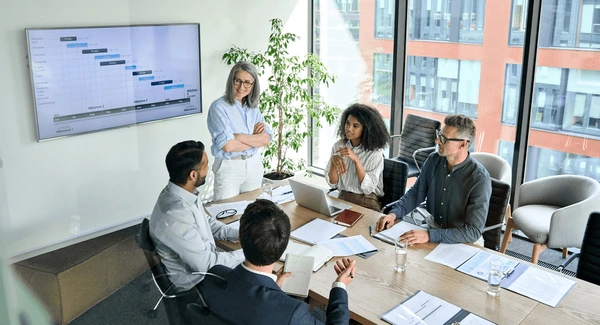
#> input picture meting.jpg, 600 x 325 px
$ python Isodata_Clustering.py
#> lines starting #> are read from the running program, lines starting #| are printed output that depends on the picture
import numpy as np
import cv2
from sklearn.cluster import KMeans

# Load an image (replace 'your_image.jpg' with the actual image file)
image_path = 'meting.jpg'
image = cv2.imread(image_path)
#> image is the input picture: shape (325, 600, 3); mean B, G, R 165.7, 164.9, 158
image = cv2.cvtColor(image, cv2.COLOR_BGR2RGB)

# Reshape the image to a 2D array of pixels
pixels = image.reshape((-1, 3))

# Apply ISODATA clustering (K-Means with dynamic cluster adaptation)
def isodata_clustering(data, max_clusters, min_samples=5, max_iter=100):
#> called with data = array of shape (195000, 3), max_clusters = 6, min_samples = 5, max_iter = 100
    kmeans = KMeans(n_clusters=max_clusters, random_state=42)
    kmeans.fit(data)
    labels = kmeans.labels_
    centers = kmeans.cluster_centers_

    for _ in range(max_iter):
        cluster_sizes = np.bincount(labels)
        mask = cluster_sizes > min_samples
        if mask.sum() == 0:
            break

        kmeans = KMeans(n_clusters=mask.sum(), random_state=42, init=centers[mask])
        kmeans.fit(data)
        labels = kmeans.labels_
        centers = kmeans.cluster_centers_

    return labels, centers

# Apply ISODATA clustering
num_clusters = 6  # Adjust the number of clusters as needed
isodata_labels, isodata_centers = isodata_clustering(pixels, num_clusters)
#> isodata_centers = [[94.31, 96.43, 88.58], [187.8, 202.6, 211.6], [145.8, 156.3, 156], [31.61, 39.06, 39.66], [226, 237.2, 238.8], [215.8, 190.2, 175.5]]

# Replace each pixel with its corresponding cluster center
segmented_image = isodata_centers[isodata_labels].reshape(image.shape)
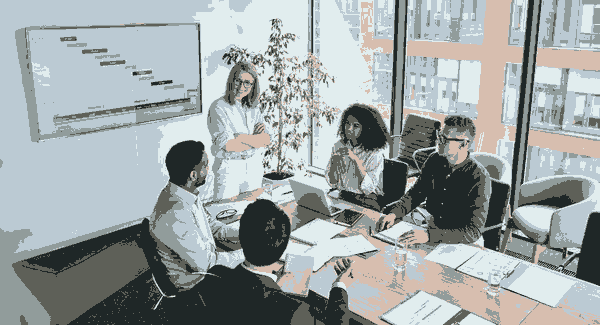
#> segmented_image: shape (325, 600, 3) float64; mean R, G, B 158, 164.9, 165.7

# Display the original and segmented images
cv2.imshow('Original Image', cv2.cvtColor(image, cv2.COLOR_RGB2BGR))
cv2.imshow('Segmented Image', cv2.cvtColor(segmented_image.astype(np.uint8), cv2.COLOR_RGB2BGR))
cv2.waitKey(0)
cv2.destroyAllWindows()

$ run again, with face-image.jpg copied over meting.jpg
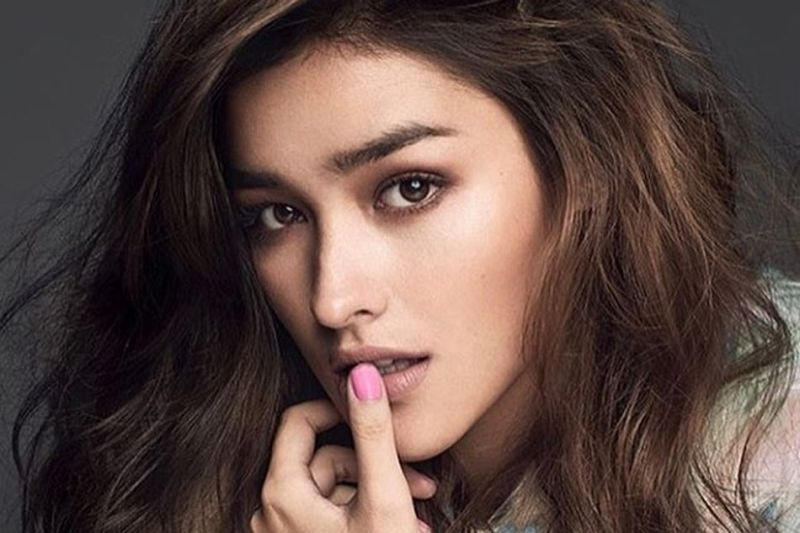
#> input picture face-image.jpg, 800 x 533 px
#> image is the input picture: shape (533, 800, 3); mean B, G, R 66.3, 72.1, 92.2
#> isodata_centers = [[233.5, 192.8, 173.6], [52.13, 37.49, 34.96], [129.6, 96.39, 83.39], [23.85, 14.36, 17.27], [190.2, 147.7, 129.1], [72.57, 59.81, 56.67]]
#> `segmented_image = isodata_centers[isodata_labels].reshape(image.shape)`:
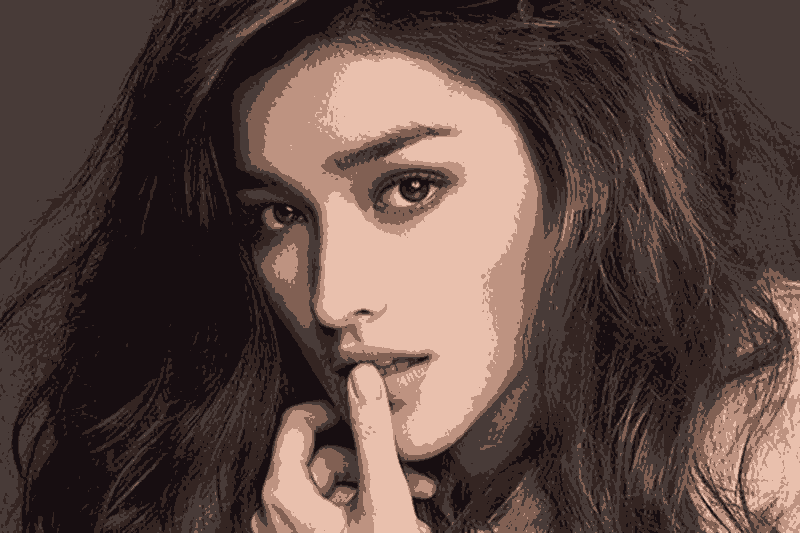
#> segmented_image: shape (533, 800, 3) float64; mean R, G, B 92.2, 72.1, 66.3

$ run again, with gambar.jpg copied over meting.jpg
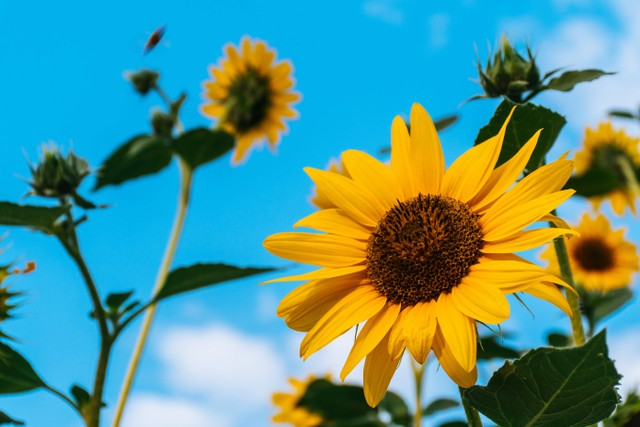
#> input picture gambar.jpg, 640 x 427 px
#> image is the input picture: shape (427, 640, 3); mean B, G, R 140.1, 148.7, 87.7
#> isodata_centers = [[40.12, 46.35, 13.85], [77.62, 182.9, 229.7], [183.2, 209.2, 229.6], [222.9, 157.3, 10.5], [7.49, 176, 233.6], [81.4, 118.1, 103]]
#> `segmented_image = isodata_centers[isodata_labels].reshape(image.shape)`:
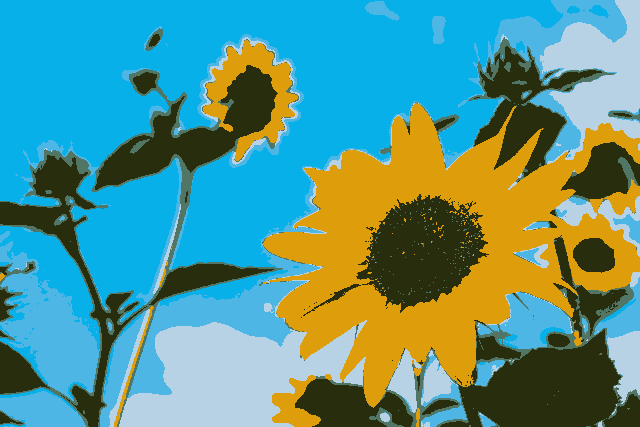
#> segmented_image: shape (427, 640, 3) float64; mean R, G, B 87.7, 148.7, 140.1

$ run again, with pegunungan.jpg copied over meting.jpg
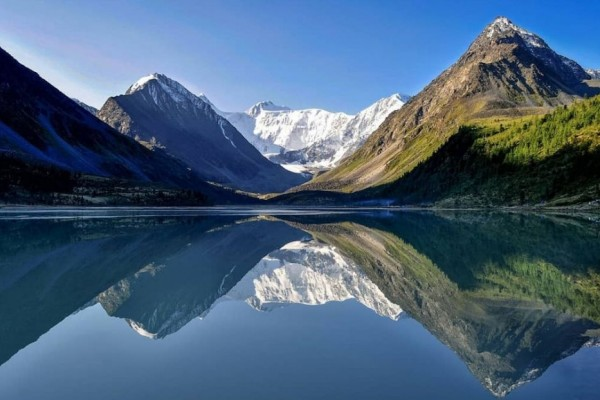
#> input picture pegunungan.jpg, 600 x 400 px
#> image is the input picture: shape (400, 600, 3); mean B, G, R 121.6, 97.1, 72.4
#> isodata_centers = [[119.1, 115, 85.67], [72.07, 104.2, 140], [179.6, 193.6, 215.1], [8.91, 24.36, 39.31], [37.34, 62.64, 84.29], [95.21, 145.6, 207.9]]
#> `segmented_image = isodata_centers[isodata_labels].reshape(image.shape)`:
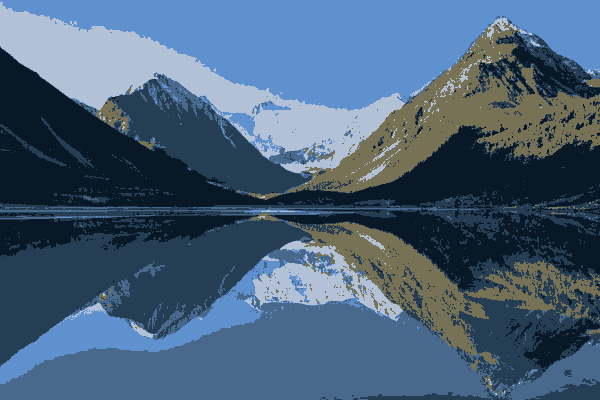
#> segmented_image: shape (400, 600, 3) float64; mean R, G, B 72.4, 97.1, 121.6
